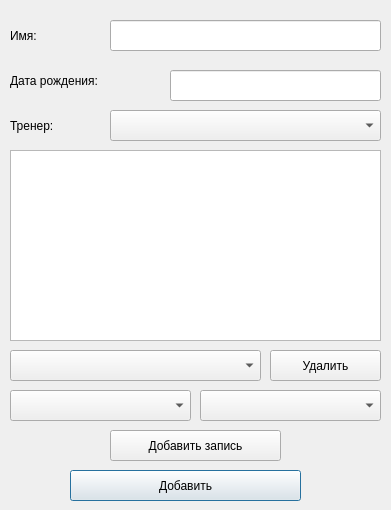
<?xml version="1.0" encoding="UTF-8"?>
<ui version="4.0">
 <class>Dialog</class>
 <widget class="QDialog" name="Dialog">
  <property name="geometry">
   <rect>
    <x>0</x>
    <y>0</y>
    <width>391</width>
    <height>510</height>
   </rect>
  </property>
  <property name="windowTitle">
   <string>Dialog</string>
  </property>
  <widget class="QLabel" name="label">
   <property name="geometry">
    <rect>
     <x>10</x>
     <y>10</y>
     <width>91</width>
     <height>51</height>
    </rect>
   </property>
   <property name="styleSheet">
    <string notr="true">font: 16pt &quot;Perpetua&quot;;</string>
   </property>
   <property name="text">
    <string>Имя:</string>
   </property>
  </widget>
  <widget class="QLineEdit" name="line_name">
   <property name="geometry">
    <rect>
     <x>110</x>
     <y>20</y>
     <width>271</width>
     <height>31</height>
    </rect>
   </property>
  </widget>
  <widget class="QListWidget" name="listWidget">
   <property name="geometry">
    <rect>
     <x>10</x>
     <y>150</y>
     <width>371</width>
     <height>191</height>
    </rect>
   </property>
   <property name="selectionMode">
    <enum>QAbstractItemView::NoSelection</enum>
   </property>
  </widget>
  <widget class="QLineEdit" name="line_data">
   <property name="geometry">
    <rect>
     <x>170</x>
     <y>70</y>
     <width>211</width>
     <height>31</height>
    </rect>
   </property>
  </widget>
  <widget class="QLabel" name="label_2">
   <property name="geometry">
    <rect>
     <x>10</x>
     <y>60</y>
     <width>151</width>
     <height>41</height>
    </rect>
   </property>
   <property name="styleSheet">
    <string notr="true">font: 14pt &quot;Perpetua&quot;;</string>
   </property>
   <property name="text">
    <string>Дата рождения:</string>
   </property>
  </widget>
  <widget class="QComboBox" name="comboBox">
   <property name="geometry">
    <rect>
     <x>110</x>
     <y>110</y>
     <width>271</width>
     <height>31</height>
    </rect>
   </property>
   <property name="styleSheet">
    <string notr="true">font: 12pt &quot;Perpetua&quot;;</string>
   </property>
  </widget>
  <widget class="QLabel" name="label_3">
   <property name="geometry">
    <rect>
     <x>10</x>
     <y>110</y>
     <width>91</width>
     <height>31</height>
    </rect>
   </property>
   <property name="styleSheet">
    <string notr="true">font: 14pt &quot;Perpetua&quot;;</string>
   </property>
   <property name="text">
    <string>Тренер:</string>
   </property>
  </widget>
  <widget class="QPushButton" name="pushButton">
   <property name="geometry">
    <rect>
     <x>70</x>
     <y>470</y>
     <width>231</width>
     <height>31</height>
    </rect>
   </property>
   <property name="styleSheet">
    <string notr="true">font: 13pt &quot;Perpetua&quot;;</string>
   </property>
   <property name="text">
    <string>Добавить</string>
   </property>
  </widget>
  <widget class="QComboBox" name="comboBox_2">
   <property name="geometry">
    <rect>
     <x>10</x>
     <y>350</y>
     <width>251</width>
     <height>31</height>
    </rect>
   </property>
  </widget>
  <widget class="QPushButton" name="pushButton_2">
   <property name="geometry">
    <rect>
     <x>270</x>
     <y>350</y>
     <width>111</width>
     <height>31</height>
    </rect>
   </property>
   <property name="text">
    <string>Удалить</string>
   </property>
  </widget>
  <widget class="QComboBox" name="comboBox_3">
   <property name="geometry">
    <rect>
     <x>10</x>
     <y>390</y>
     <width>181</width>
     <height>31</height>
    </rect>
   </property>
  </widget>
  <widget class="QComboBox" name="comboBox_4">
   <property name="geometry">
    <rect>
     <x>200</x>
     <y>390</y>
     <width>181</width>
     <height>31</height>
    </rect>
   </property>
  </widget>
  <widget class="QPushButton" name="pushButton_3">
   <property name="geometry">
    <rect>
     <x>110</x>
     <y>430</y>
     <width>171</width>
     <height>31</height>
    </rect>
   </property>
   <property name="text">
    <string>Добавить запись</string>
   </property>
  </widget>
 </widget>
 <resources/>
 <connections/>
</ui>
